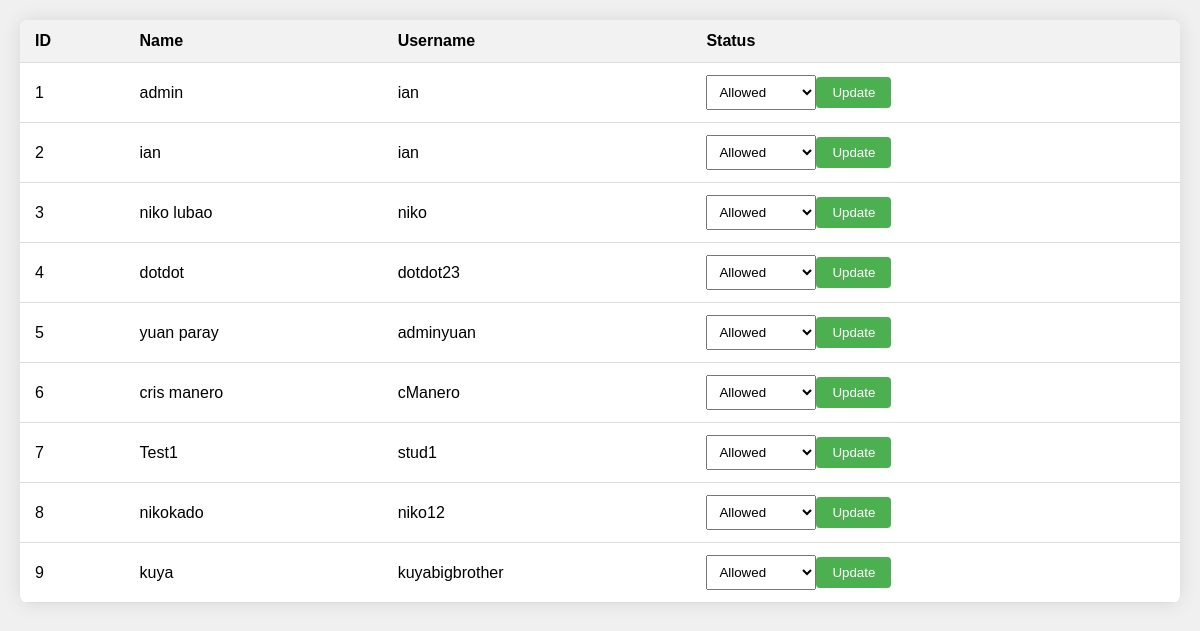
The app's page /admin.php with its own data.
### tables this page shows
CREATE TABLE `tbl_user` (
  `tbl_user_id` int(11) NOT NULL,
  `name` varchar(255) NOT NULL,
  `username` varchar(255) NOT NULL,
  `password` varchar(255) NOT NULL,
  `role` varchar(255) NOT NULL,
  `status` varchar(25) NOT NULL
);

### admin.php (the view, shortened to what this page needs)
<!DOCTYPE html>
<html lang="en">
<head>
</head>
<body>
<?php
$servername = "localhost";
$username = "root";
$password = "";
$dbname = "SAD3";
$conn = new mysqli($servername, $username, $password, $dbname);
$sql = "SELECT tbl_user_id, name, status,username FROM tbl_user";
$result = $conn->query($sql);
if ($result->num_rows > 0) {
    echo "<table>";
    echo "<tr><th>ID</th><th>Name</th><th>Username</th><th>Status</th></tr>";
    while($row = $result->fetch_assoc()) {
        echo "<tr>";
        echo "<td>".$row["tbl_user_id"]."</td>";
        echo "<td>".$row["name"]."</td>";
        echo "<td>".$row["username"]."</td>";
        echo "<td><form method='post'><input type='hidden' name='id' value='".$row["tbl_user_id"]."'><select name='status'><option value='allowed'>Allowed</option><option value='not_allowed'>Not Allowed</option></select><input type='submit' value='Update'></form></td>";
        echo "</tr>";
    }
    echo "</table>";
} else {
    echo "0 results";
}
?>
</body>
</html>

### admin.php (style rules this page uses)
body { font-family: Arial, sans-serif; background-color: #f0f0f0; margin: 0; padding: 20px; }
table { width: 100%; border-collapse: collapse; border-spacing: 0; background-color: #fff; border-radius: 8px; overflow: hidden; box-shadow: 0 0 20px rgba(0, 0, 0, 0.1); }
th, td { padding: 12px 15px; border-bottom: 1px solid #ddd; text-align: left; }
th { background-color: #f2f2f2; }
form { margin: 0; }
select { padding: 8px; }
input[type="submit"] { padding: 8px 16px; background-color: #4CAF50; color: white; border: none; cursor: pointer; border-radius: 4px; }

### records on screen
tbl_user: tbl_user_id "1", name "admin", username "ian"
tbl_user: tbl_user_id "2", name "ian", username "ian"
tbl_user: tbl_user_id "3", name "niko lubao", username "niko"
tbl_user: tbl_user_id "4", name "dotdot", username "dotdot23"
tbl_user: tbl_user_id "5", name "yuan paray", username "adminyuan"
tbl_user: tbl_user_id "6", name "cris manero", username "cManero"
tbl_user: tbl_user_id "7", name "Test1", username "stud1"
tbl_user: tbl_user_id "8", name "nikokado", username "niko12"
tbl_user: tbl_user_id "9", name "kuya", username "kuyabigbrother"
